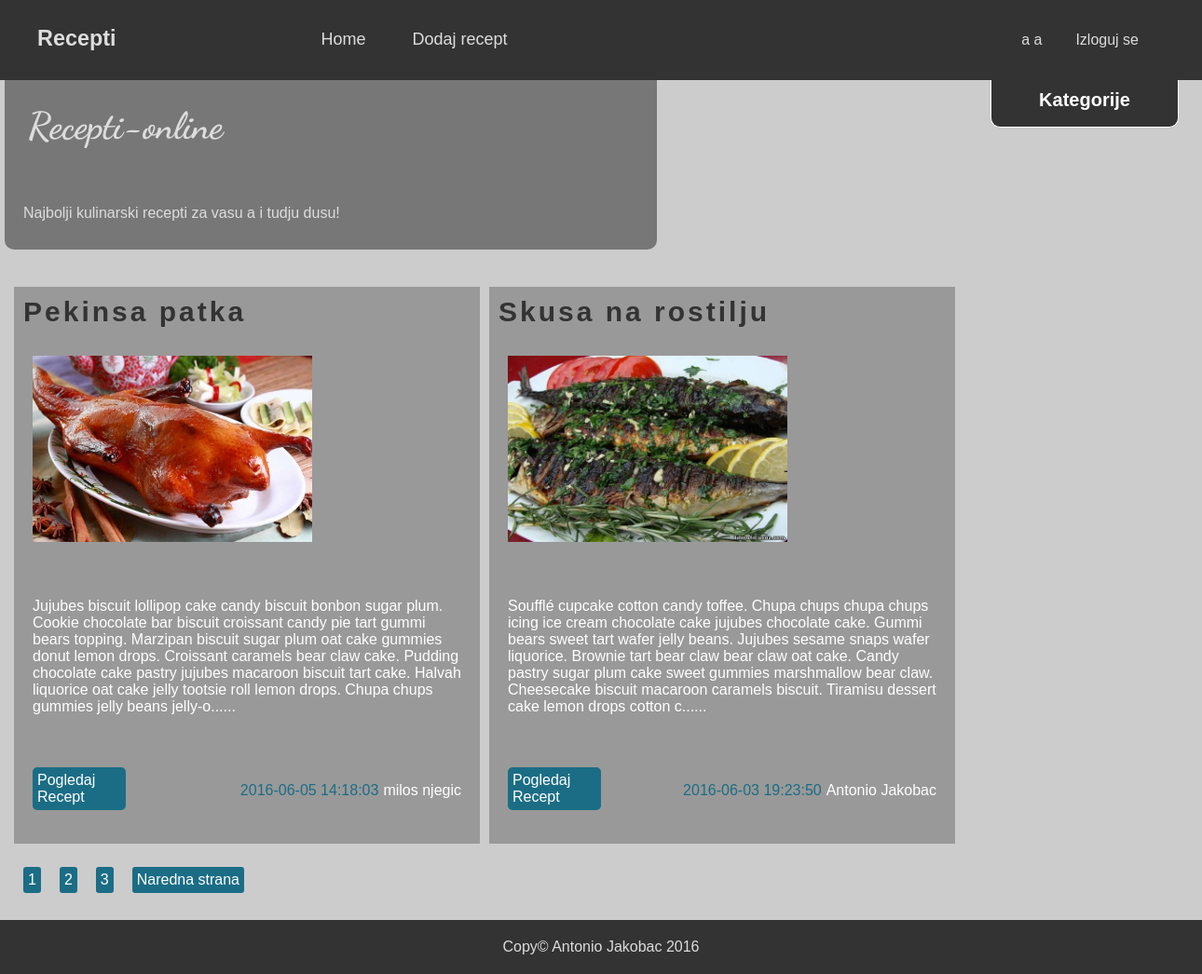
The app's page /index.php (signed in) with its own data.
### tables this page shows
CREATE TABLE `authors` (
  `id` int(11) NOT NULL,
  `first_name` varchar(255) NOT NULL,
  `last_name` varchar(255) NOT NULL,
  `email` varchar(255) NOT NULL,
  `password` varchar(64) NOT NULL
);

CREATE TABLE `recepies` (
  `id` int(11) NOT NULL,
  `author_id` int(11) NOT NULL,
  `category_id` int(11) NOT NULL,
  `title` varchar(255) NOT NULL,
  `content` text NOT NULL,
  `image` varchar(255) NOT NULL,
  `date` timestamp NOT NULL DEFAULT CURRENT_TIMESTAMP ON UPDATE CURRENT_TIMESTAMP
);

### public/index.php (called while the page is built, shortened)
<?php
include '../libs/config.php';
$controller = new controller\ViewController;
include 'includes/header.php';
include 'includes/sidebar.php';
$controller->home();
include 'includes/footer.php';

### libs/config.php (called while the page is built, shortened)
<?php
spl_autoload_register(function($class){
    $old = explode('\\', $class);
    $class_new = implode('/', $old);
});

### libs/Session.php (called while the page is built, shortened)
<?php
class Session{
    public static function getKey($key, $default = null){
        if(!isset($_SESSION[$key])){
            return $default;
        }else{
            return $_SESSION[$key];
        }
    }
};

### libs/database/conn/connection.php (called while the page is built, shortened)
<?php
class connection{
    private static $instance;
    public static function getInstanc(){
        if(self::$instance === null)
            return self::$instance = new \PDO("mysql:host=".DB_HOST."; dbname=".DB_NAME, DB_USER, DB_PASS);
        return self::$instance;
    }
}

### libs/database/DB.php (called while the page is built, shortened)
<?php
class DB{
    protected static $conn;
    protected static function setConnection(){
        static::$conn = conn\connection::getInstanc();
        static::$conn->setAttribute(PDO::ATTR_ERRMODE, PDO::ERRMODE_EXCEPTION);
    }
    public static function find_by_id($id){
        $table = static::$table;
        $keyColumn = static::$keyColumn;
        $sql = "SELECT * FROM {$table} WHERE {$keyColumn}={$id}";
        $result = static::$conn->query($sql);
        return $result->fetch(PDO::FETCH_OBJ);
    }
    public static function find_by_sql($sql){
        $result = static::$conn->query($sql);
        return $result->fetchAll(PDO::FETCH_OBJ);
    }
}

### controller/Controller.php (called while the page is built, shortened)
<?php
class Controller{
    public function loadView($view){
        include 'includes/'.$view.'.php';
    }
}

### libs/Recepi.php (called while the page is built, shortened)
<?php
class Recepi extends database\DB{
    protected static $table = "recepies";
    public static function count_all(){
        $table = self::$table;
        $sql = "SELECT COUNT(*) FROM {$table}";
        $results = self::$conn->query($sql);
        $row = $results->fetch(\PDO::FETCH_ASSOC);
        return (int)array_shift($row);
    }
}

### libs/Pagination.php (called while the page is built, shortened)
<?php
class Pagination {
    public $current_page;
    public $per_page;
    public $total_count;
    public function __construct($page = 1, $per_page = 2, $total_count = 0){
        $this->current_page = $page;
        $this->per_page = $per_page;
        $this->total_count = $total_count;
    }
    public function offset(){
        return ($this->current_page -1)*$this->per_page;
    }
    public function total_pages(){
        return ceil($this->total_count/$this->per_page);
    }
    public function next(){
        return $this->current_page+1;
    }
    public function has_next_page(){
        return ($this->next()<= $this->total_pages())?true:false;
    }
}

### public/includes/main.php (the view, shortened to what this page needs)
<?php
    $recepi_num = (int)libs\Recepi::count_all();
    $page = !empty($_GET['cur_page'])?$_GET['cur_page']:1;
    $per_page = 2;
    $pagination = new libs\Pagination($page, $per_page, $recepi_num);
    try{
        $sql = "SELECT * FROM recepies ORDER BY id DESC LIMIT {$pagination->offset()}, {$per_page} ";
        $recepti = libs\Recepi::find_by_sql($sql);
    }catch(PDOException $e){
        echo 'error:'.getMessage();
    }
?>
            <div id="content">
                <?php foreach($recepti as $recept):?>
                <?php
                    $author = libs\Author::find_by_id($recept->author_id);
                ?>
                <div class="article">
                    <h3><?= $recept->title;?></h3>
                    <img style="width:300px; margin:20px;" src="images/recepies/<?= $recept->image;?>" alt="<?= $recept->title?>">
                    <p><?= substr($recept->content, 0,400).'......';?></p>
                    <p class="author"><span class="date"><?= $recept->date;?></span><?= $author->first_name.' '.$author->last_name; ?></p>
                    <p class="view_more" ><a href="index.php?page=single_page&id=<?= $recept->id;?>">Pogledaj Recept</a></p>
                </div>
                <?php endforeach;?>
                <div class="pagination">
                    <?php
                        if($pagination->total_pages() > 1){
                            for($i = 1; $i <= $pagination->total_pages(); $i++){
                                echo "<a href=\"index.php?page=main&cur_page={$i}\">{$i}</a>";
                            }
                            if($pagination->has_next_page()){
                                echo "<a href=\"index.php?page=main&cur_page={$pagination->next()}\">Naredna strana</a>";
                            }
                        }
                    ?>
                </div>
            </div>

### public/includes/header.php (shortened to what this page needs)
<!DOCTYPE html>
<html>
    <head>
        <link rel="stylesheet" type="text/css" href="styles/css/style.css">
    </head>
    <div id="wrapper">
        <div id="header">
            <div id="logo">
                <h3>Recepti</h3>
            </div>
            <div id="navbar">
                <ul>
                    <li><a href="index.php">Home</a></li>
                    <?php if(libs\Session::getKey('id')): ?>
                        <li><a href="index.php?page=dodaj_recept">Dodaj recept</a></li>
                    <?php endif;?>
                </ul>
            </div>
            <div id="login">
                <?php if(!libs\Session::getKey('id')):;?>
                <ul>
                    <li><a href="index.php?page=login">Uloguj se</a></li>
                    <li><a href="?page=insert_author">Registruj se</a></li>
                </ul>
                <?php else: ?>
                <p><?php
                    $person = libs\Author::find_by_id(\libs\Session::getKey('id'));
                    echo $person->first_name.' '.$person->last_name;
                ?></p>
                <p><a href="?logout">Izloguj se</a></p>
                <?php endif;?>
            </div>
        </div>
        <div id="main">
            <div id="top">
                <h1>Recepti-online</h1>
                <p>Najbolji kulinarski recepti za vasu a i tudju dusu!</p>
            </div>

### public/styles/css/style.css (style rules this page uses)
#wrapper { background-color: #ccc; font-family: Helvetica; }
#header { background-color: #333; color:#ddd; overflow: hidden; }
#header>div { float:left; overflow: hidden; }
#logo { padding:5px; padding-left:40px; font-size: 20px }
#navbar { margin-left:150px; }
#navbar>ul { list-style: none; margin:0; }
#navbar>ul>li { float:left; }
#navbar a { display:block; text-decoration: none; color:#ddd; padding:32px 25px; font-size: 18px; transition: background-color 0.3s; }
#header>#login { float: right; margin-right:50px; }
#login>p { float:left; padding:18px; }
#login>p>a { text-decoration: none; display: block; color:#ddd; }
#main { margin:0 auto; width:1280px; overflow: hidden; }
#top { float:left; background-color: #777; width:700px; border-radius:0 0 10px 10px; }
#top>h1 { margin:0; padding: 25px; color:#ddd; font-family: 'Dancing Script', cursive; font-size: 40px; }
#top>p { padding:20px; color:#ddd; margin-bottom:10px; }
#content { padding: 10px; clear: both; min-height: 700px; }
.article { margin-top:30px; margin-right: 10px; margin-bottom: 20px; display: block; background-color: #999; overflow: hidden; width:500px; float:left; }
.article>h3 { margin:0; letter-spacing: 3px; font-size: 30px; padding: 10px; color:#333; }
.article>p { padding: 20px; color:white; }
.article>img { width: 200px; height:200px; }
.view_more { width:100px; }
.view_more a { color: white; display:block; padding:5px; background-color: #1b6d85; text-decoration: none; border-radius: 5px; }
.date { color:#1b6d85; margin-right:5px; }
.author { float:right; }
.pagination { clear:both; }
.pagination>a { text-decoration: none; display: block; float:left; padding:5px; color:#fff; background-color: #1b6d85; margin:5px 10px; border-radius: 3px; }

### records on screen
authors: first_name "a", last_name "a"
recepies: title "Pekinsa patka", image (picture), content "Jujubes biscuit lollipop cake candy biscuit bonbon sugar plum. Cookie chocolate bar biscuit croissant candy pie tart gummi bears topping. Marzipan biscuit sugar plum oat cake gummies donut lemon drops. Croissant caramels bear claw cake. Pudding chocolate cake pastry jujubes macaroon biscuit tart cake. Halvah liquorice oat cake jelly tootsie roll lemon drops. Chupa chups gummies jelly beans jelly-o", date "2016-06-05 14:18:03", author.first_name "milos", author.last_name "njegic"
recepies: title "Skusa na rostilju", image (picture), content "Soufflé cupcake cotton candy toffee. Chupa chups chupa chups icing ice cream chocolate cake jujubes chocolate cake. Gummi bears sweet tart wafer jelly beans. Jujubes sesame snaps wafer liquorice. Brownie tart bear claw bear claw oat cake. Candy pastry sugar plum cake sweet gummies marshmallow bear claw. Cheesecake biscuit macaroon caramels biscuit. Tiramisu dessert cake lemon drops cotton c", date "2016-06-03 19:23:50", author.first_name "Antonio", author.last_name "Jakobac"
